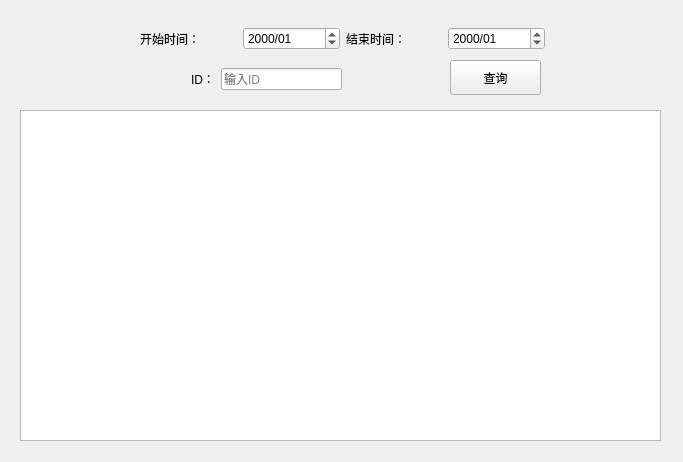
<?xml version="1.0" encoding="UTF-8"?>
<ui version="4.0">
 <class>QuerySala</class>
 <widget class="QWidget" name="QuerySala">
  <property name="geometry">
   <rect>
    <x>0</x>
    <y>0</y>
    <width>683</width>
    <height>462</height>
   </rect>
  </property>
  <property name="windowTitle">
   <string>查询工资信息</string>
  </property>
  <widget class="QTableView" name="table">
   <property name="geometry">
    <rect>
     <x>20</x>
     <y>110</y>
     <width>641</width>
     <height>331</height>
    </rect>
   </property>
  </widget>
  <widget class="QWidget" name="layoutWidget">
   <property name="geometry">
    <rect>
     <x>140</x>
     <y>20</y>
     <width>405</width>
     <height>37</height>
    </rect>
   </property>
   <layout class="QHBoxLayout" name="horizontalLayout">
    <item>
     <widget class="QLabel" name="st">
      <property name="text">
       <string>开始时间：</string>
      </property>
     </widget>
    </item>
    <item>
     <widget class="QDateEdit" name="start_edit">
      <property name="displayFormat">
       <string>yyyy/MM</string>
      </property>
     </widget>
    </item>
    <item>
     <widget class="QLabel" name="label_3">
      <property name="text">
       <string>结束时间：</string>
      </property>
     </widget>
    </item>
    <item>
     <widget class="QDateEdit" name="end_edit">
      <property name="displayFormat">
       <string>yyyy/MM</string>
      </property>
     </widget>
    </item>
   </layout>
  </widget>
  <widget class="QPushButton" name="query_btn">
   <property name="geometry">
    <rect>
     <x>450</x>
     <y>60</y>
     <width>91</width>
     <height>35</height>
    </rect>
   </property>
   <property name="text">
    <string>查询</string>
   </property>
  </widget>
  <widget class="QWidget" name="">
   <property name="geometry">
    <rect>
     <x>191</x>
     <y>61</y>
     <width>151</width>
     <height>36</height>
    </rect>
   </property>
   <layout class="QHBoxLayout" name="horizontalLayout_2">
    <item>
     <widget class="QLabel" name="id">
      <property name="text">
       <string>ID：</string>
      </property>
     </widget>
    </item>
    <item>
     <widget class="QLineEdit" name="id_edit">
      <property name="placeholderText">
       <string>输入ID</string>
      </property>
     </widget>
    </item>
   </layout>
  </widget>
 </widget>
 <resources/>
 <connections/>
</ui>
